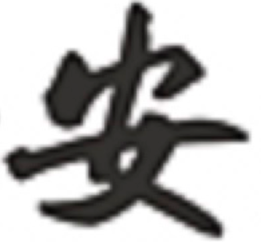
#> input picture picture_similarity/image_pinganlogo/an1.png, 261 x 242 px
$ python phash.py
#> lines starting #> are read from the running program, lines starting #| are printed output that depends on the picture
import cv2
import numpy as np
import sys
import itertools
dim=32
step=4
def pHash(imgfile):
    """get image pHash value"""
#> called with imgfile = './image_pinganlogo/an1.png'
    #加载并调整图片为32x32灰度图片
    img=cv2.imread(imgfile, 0)
#> img: shape (242, 261); min 0, max 255, mean 181.2
    img=cv2.resize(img,(64,64),interpolation=cv2.INTER_CUBIC)
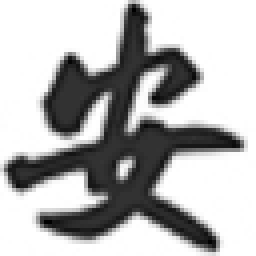
#> img: shape (64, 64) (shown 4 times larger); min 0, max 255, mean 181.3

        #创建二维列表
    h, w = img.shape[:2]
#> h = 64; w = 64
    vis0 = np.zeros((h,w), np.float32)
    vis0[:h,:w] = img       #填充数据

    #二维Dct变换
    vis1 = cv2.dct(cv2.dct(vis0))
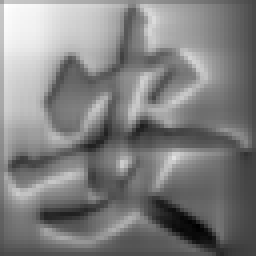
#> vis1: shape (64, 64) float32 (shown 4 times larger); min -176, max 492.9, mean 160.2; drawn with min black and max white
    #cv.SaveImage('a.jpg',cv.fromarray(vis0)) #保存图片
#> (the run stopped early here; a loop or call above may not have finished)
